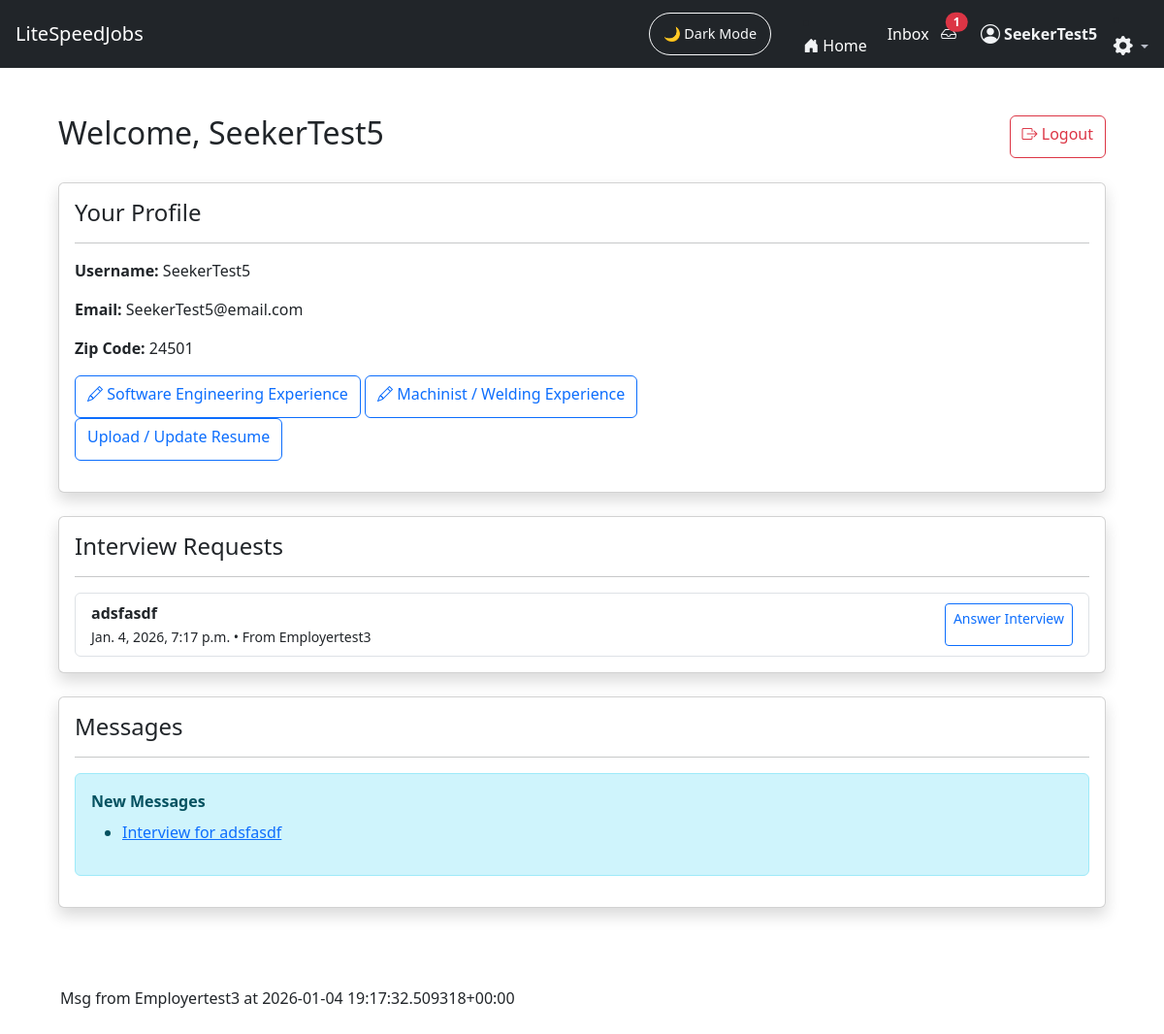
The app's page /JobFinder_app/seeker_dashboard/ (signed in), older data.
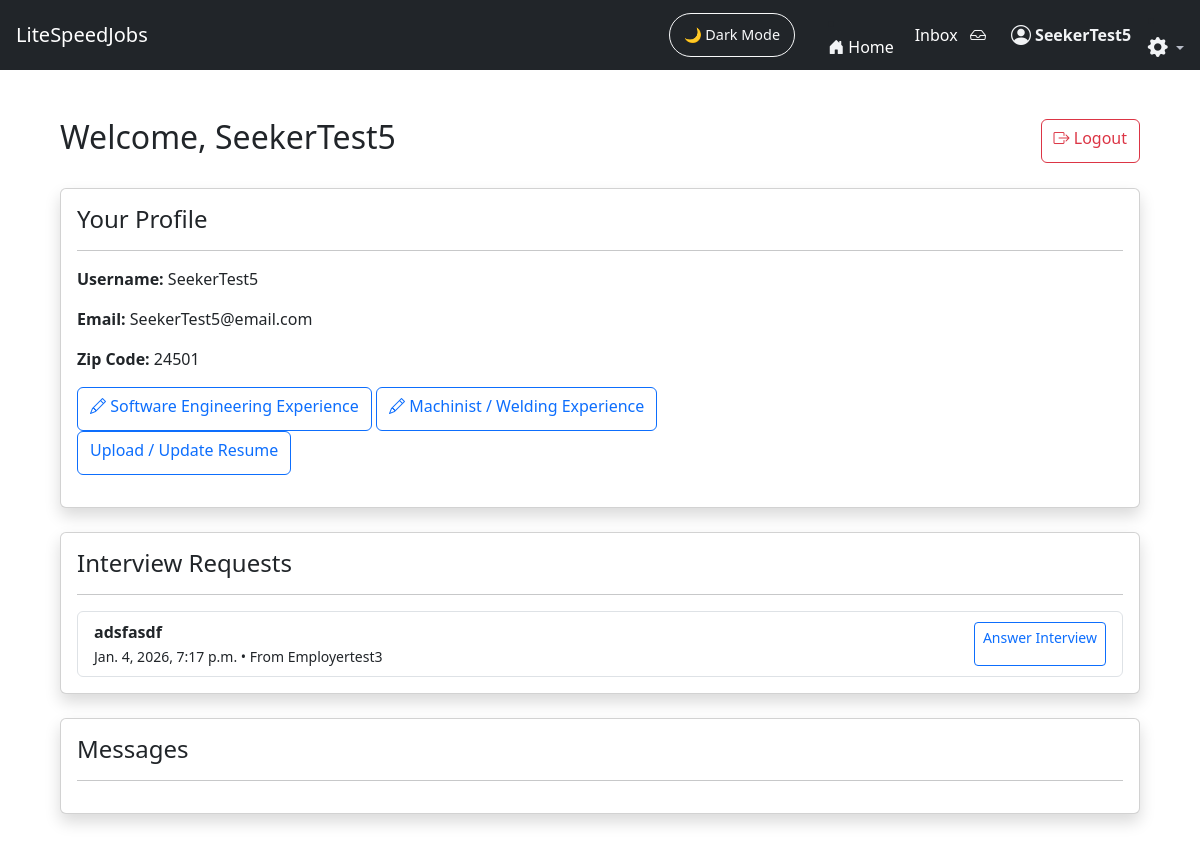
The same page, newer data.
### JobFinder_app/models.py (models this page shows, shortened)
class InterviewAssignment(models.Model):
    job = models.ForeignKey(Job, on_delete=models.CASCADE)
    employer = models.ForeignKey(
        User, on_delete=models.CASCADE, related_name="interview_assignments_sent"
    )
    seeker = models.ForeignKey(
        User, on_delete=models.CASCADE, related_name="interview_assignments_received"
    )
    questions = models.TextField()
    assigned_at = models.DateTimeField(auto_now_add=True)
    completed = models.BooleanField(default=False)
    employer_marked_hire = models.BooleanField(default=False)
    superuser_notified = models.BooleanField(default=False)
    require_video = models.BooleanField(default=False)

class Job(models.Model):
    SOFTWARE = "software"
    MACHINIST = "machinist"
    JOB_TYPE_CHOICES = [
        (SOFTWARE, "Software Engineering"),
        (MACHINIST, "Machinist / Fabrication"),
    ]
    user = models.ForeignKey(User, on_delete=models.CASCADE)  # Employer account
    title = models.CharField(max_length=255)
    location = models.CharField(max_length=255, blank=True)
    description = models.TextField(blank=True, default="No description provided.")
    zip_code = models.CharField(max_length=10)
    search_radius_miles = models.IntegerField(default=25)
    remote_only = models.BooleanField(default=False)
    require_video_interview = models.BooleanField(
       default=False,
       help_text="Require candidates to submit video responses to interview questions"
    )
    interview_questions = models.TextField(
        blank=True,
        help_text="Enter one question per line."
    )
    job_type = models.CharField(
        max_length=20,
        choices=JOB_TYPE_CHOICES,
        default=SOFTWARE
    )
    created_at = models.DateTimeField(auto_now_add=True)

class Message(models.Model):
    sender = models.ForeignKey(
        User, on_delete=models.CASCADE, related_name="sent_messages"
    )
    receiver = models.ForeignKey(
        User, on_delete=models.CASCADE, related_name="received_messages"
    )
    conversation = models.ForeignKey("Conversation", on_delete=models.CASCADE, related_name="messages", null=True, blank=True)
    subject = models.CharField(max_length=255)
    body = models.TextField(blank=True, default="The body was not filled in.")
    attachement = models.FileField(upload_to="messages_attachments/", null=True, blank=True)
    job = models.ForeignKey(Job, on_delete=models.CASCADE, null=True, blank=True)
    created_at = models.DateTimeField(auto_now_add=True)
    is_read = models.BooleanField(default=False)
    def __str__(self):
        return f"Msg from {self.sender} at {self.created_at}"

### JobFinder_app/views.py (the view)
# urls.py: path("seeker_dashboard/", views.seeker_dashboard, name="seeker_dashboard"),
def seeker_dashboard(request):
    profile = Profile.objects.filter(
        zip_code=request.user
    )
    assignments = InterviewAssignment.objects.filter(
        seeker=request.user
    ).order_by("-assigned_at")
    messages = Message.objects.filter(
        receiver=request.user,
        is_read=False
    ).order_by("-created_at")
    return render(request, "JobFinder_app/seeker_dashboard.html", {
        "assignments": assignments,
        "messages": messages,
        "profile": profile,
    })

### JobFinder_app/context_processors.py (called while the page is built)
def unread_message_count(request):
    if request.user.is_authenticated:
        return {
            "unread_count": Message.objects.filter(
                receiver=request.user,
                is_read=False
            ).count()
        }
    return {}

### JobFinder_app/templates/JobFinder_app/seeker_dashboard.html (shortened to what this page needs)
{% extends "JobFinder_app/base.html" %}
{% block content %}
<div class="container mt-4">
    <div class="d-flex justify-content-between align-items-center mb-4">
        <h2>Welcome, {{ request.user.username }}</h2>
        <a href="{% url 'logout' %}" class="btn btn-outline-danger">
            <i class="bi bi-box-arrow-right"></i> Logout
        </a>
    </div>
    <div class="card shadow mb-4">
        <div class="card-body">
            <h4>Your Profile</h4>
            <hr>
            <p><strong>Username:</strong> {{ request.user.username }}</p>
            <p><strong>Email:</strong> {{ request.user.email }}</p>
            <p><strong>Zip Code:</strong> {{ request.user.profile.zip_code }}</p>
            <a href="{% url 'seeker_form1' %}" class="btn btn-outline-primary">
                <i class="bi bi-pencil"></i> Software Engineering Experience
            </a>
            <a href="{% url 'machinist_experience' %}" class="btn btn-outline-primary">
               <i class="bi bi-pencil"></i> Machinist / Welding Experience
            </a>
            <p><a href="{% url 'upload_resume' %}" class="btn btn-outline-primary">
                    Upload / Update Resume
                </a>
            </p>
        </div>
    </div>
    <div class="card shadow mb-4">
        <div class="card-body">
            <h4>Interview Requests</h4>
            <hr>
            {% if assignments %}
                <ul class="list-group">
                    {% for a in assignments %}
                        <li class="list-group-item d-flex justify-content-between align-items-center">
                            <div>
                                <strong>{{ a.job.title }}</strong><br>
                                <small class="dark-muted">
                                    {{ a.assigned_at }} • From {{ a.employer.username }}
                                </small>
                            </div>
                            {% if a.completed %}
                                <span class="badge bg-success">Completed</span>
                            {% else %}
                                <a href="{% url 'answer_interview' a.id %}"
                                   class="btn btn-sm btn-outline-primary">
                                    Answer Interview
                                </a>
                            {% endif %}
                        </li>
                    {% endfor %}
                </ul>
            {% else %}
                <p class="dark-muted">No interview assignments yet.</p>
            {% endif %}
        </div>
    </div>
    <div class="card shadow mb-4">
        <div class="card-body">
            <h4>Messages</h4>
            <hr>
            {% if messages %}
                <div class="alert alert-info">
                    <strong>New Messages</strong>
                    <ul class="mt-2">
                        {% for msg in messages %}
                            <li>
                                <a href="{% url 'inbox_pro' %}?c={{ msg.conversation.id }}">
                                    {{ msg.subject }}
                                </a>
                            </li>
                        {% endfor %}
                    </ul>
                </div>
            {% endif %}
        </div>
    </div>
</div>
{% endblock %}

### JobFinder_app/templates/JobFinder_app/base.html (shortened to what this page needs)
<!DOCTYPE html>
<html lang="en" data-theme="light">
<head>
    <link href="https://cdn.jsdelivr.net/npm/bootstrap@5.3.2/dist/css/bootstrap.min.css" rel="stylesheet">
    <link href="https://cdn.jsdelivr.net/npm/bootstrap-icons@1.11.1/font/bootstrap-icons.css" rel="stylesheet">
</head>
<body>
{% load message_tags %}
<nav class="navbar navbar-expand-lg navbar-dark bg-dark px-3">
    <a class="navbar-brand" href="/">LiteSpeedJobs</a>
    <div class="ms-auto d-flex align-items-center">
        <button id="darkModeToggle" class="btn btn-outline-light ms-3">
            🌙 Dark Mode
        </button>&nbsp;&nbsp;&nbsp;&nbsp;&nbsp;&nbsp;&nbsp;&nbsp;
        <li class="nav-item">
            <a class="nav-link d-flex align-items-center home-link"
            href="{% url 'landing' %}">
                <i class="bi bi-house-door-fill me-1 nav-icon"></i>
                <span class="d-none d-md-inline">Home</span>&nbsp;&nbsp;&nbsp;&nbsp;&nbsp;
            </a>
        </li>
        {% if user.is_authenticated %}
        <a href="{% url 'inbox_pro' %}" class="nav-link d-flex align-items-center home-link">Inbox</a>&nbsp;&nbsp;&nbsp;
        <a href="{% url 'inbox_pro' %}" class="nav-link position-relative">
            <i class="bi bi-inbox"></i>
            {% if unread_count and unread_count > 0 %}
                <span id="unreadBadge"
                    class="position-absolute top-0 start-100 translate-middle badge rounded-pill bg-danger">
                    {{ unread_count }}
                </span>
            {% endif %}
        </a>
        {% else %}
        <li class="nav-item">
            <a href="{% url 'login' %}" class="nav-link">
                <i class="bi bi-inbox"></i>
            </a>
        </li>
        {% endif %}&nbsp;&nbsp;&nbsp;&nbsp;&nbsp;&nbsp;
        {% if request.user.is_authenticated %}
            <a href="{% url 'role_redirect' %}"
                class="nav-link d-flex align-items-center gap-1 user-link">
                <i class="bi bi-person-circle nav-icon fs-5"></i>
             <span class="d-none d-md-inline">
                 <strong>{{ request.user.username }}</strong>&nbsp;&nbsp;&nbsp;&nbsp;
            </span>
        {% endif %}
        {% if user.is_authenticated %}
        <li class="nav-item dropdown ">
            <a class="nav-link dropdown-toggle p-0 account_dropdown"
            style="color:var(--ls-dark-muted)"
            href="#"
            id="settingsDropdown"
            role="button"
            data-bs-toggle="dropdown"
            aria-expanded="false"
            data-bs-placement="bottom"
            title="Account settings">
                <i class="bi bi-gear-fill fs-5 text-white"></i>
            </a>
        </li>
        {% endif %}
    </div>
</nav>
<div class="container py-4">
    {% block content %}{% endblock %}
</div>
{% if messages %}
<div class="container mt-3">
    {% for message in messages %}
        <div class="alert alert-{{ message.tags }} mb-2">
            {{ message }}
        </div>
    {% endfor %}
</div>
{% endif %}
</body>
</html>

Row changes from the older to the newer data that the page shows:
no longer on this page (row edited): Message: subject "Interview for adsfasdf", sender+created_at "Msg from Employertest3 at 2026-01-04 19:17:32.509318+00:00"
Text that changed along with them:
{{ unread_count }}: "1" → (not shown)
text no longer shown: "New Messages"
